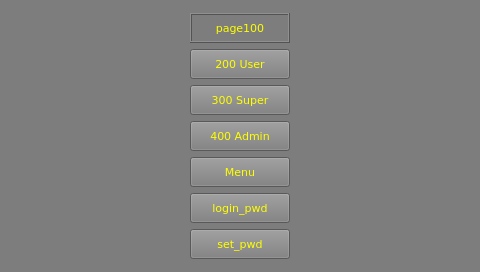
<?xml version="1.0" encoding="UTF-8"?>
<ui version="4.0">
 <class>page100</class>
 <widget class="QWidget" name="page100">
  <property name="geometry">
   <rect>
    <x>0</x>
    <y>0</y>
    <width>480</width>
    <height>272</height>
   </rect>
  </property>
  <property name="minimumSize">
   <size>
    <width>480</width>
    <height>272</height>
   </size>
  </property>
  <property name="maximumSize">
   <size>
    <width>480</width>
    <height>272</height>
   </size>
  </property>
  <property name="windowTitle">
   <string>page100</string>
  </property>
  <property name="styleSheet">
   <string notr="true">QWidget {
background-color: rgb(125,125,125);
color: rgb(255, 255, 0);
}
</string>
  </property>
  <layout class="QGridLayout" name="gridLayout">
   <item row="3" column="1">
    <widget class="ATCMbutton" name="atcmButton300">
     <property name="minimumSize">
      <size>
       <width>100</width>
       <height>30</height>
      </size>
     </property>
     <property name="font">
      <font>
       <family>DejaVu Sans</family>
       <pointsize>8</pointsize>
      </font>
     </property>
     <property name="toolTip">
      <string/>
     </property>
     <property name="whatsThis">
      <string>ATCMbutton widget</string>
     </property>
     <property name="pageName">
      <string notr="true">page300</string>
     </property>
     <property name="statusvar">
      <string notr="true"/>
     </property>
     <property name="viewStatus">
      <bool>false</bool>
     </property>
     <property name="visibilityVar">
      <string notr="true"/>
     </property>
     <property name="text">
      <string>300 Super</string>
     </property>
     <property name="pressText">
      <string>300 Super</string>
     </property>
     <property name="borderWidth">
      <number>1</number>
     </property>
     <property name="borderRadius">
      <number>0</number>
     </property>
     <property name="apparence">
      <enum>QFrame::Raised</enum>
     </property>
    </widget>
   </item>
   <item row="1" column="1">
    <widget class="QLabel" name="label">
     <property name="minimumSize">
      <size>
       <width>100</width>
       <height>30</height>
      </size>
     </property>
     <property name="font">
      <font>
       <family>DejaVu Sans</family>
       <pointsize>8</pointsize>
      </font>
     </property>
     <property name="frameShape">
      <enum>QFrame::Box</enum>
     </property>
     <property name="frameShadow">
      <enum>QFrame::Raised</enum>
     </property>
     <property name="text">
      <string>page100</string>
     </property>
     <property name="alignment">
      <set>Qt::AlignCenter</set>
     </property>
    </widget>
   </item>
   <item row="0" column="1">
    <spacer name="verticalSpacer">
     <property name="orientation">
      <enum>Qt::Vertical</enum>
     </property>
     <property name="sizeHint" stdset="0">
      <size>
       <width>20</width>
       <height>40</height>
      </size>
     </property>
    </spacer>
   </item>
   <item row="2" column="1">
    <widget class="ATCMbutton" name="atcmButton200">
     <property name="minimumSize">
      <size>
       <width>100</width>
       <height>30</height>
      </size>
     </property>
     <property name="font">
      <font>
       <family>DejaVu Sans</family>
       <pointsize>8</pointsize>
      </font>
     </property>
     <property name="toolTip">
      <string/>
     </property>
     <property name="whatsThis">
      <string>ATCMbutton widget</string>
     </property>
     <property name="pageName">
      <string notr="true">page200</string>
     </property>
     <property name="statusvar">
      <string notr="true"/>
     </property>
     <property name="viewStatus">
      <bool>false</bool>
     </property>
     <property name="visibilityVar">
      <string notr="true"/>
     </property>
     <property name="text">
      <string>200 User</string>
     </property>
     <property name="pressText">
      <string>200 User</string>
     </property>
     <property name="borderWidth">
      <number>1</number>
     </property>
     <property name="borderRadius">
      <number>0</number>
     </property>
     <property name="apparence">
      <enum>QFrame::Raised</enum>
     </property>
    </widget>
   </item>
   <item row="4" column="1">
    <widget class="ATCMbutton" name="atcmButton400">
     <property name="minimumSize">
      <size>
       <width>100</width>
       <height>30</height>
      </size>
     </property>
     <property name="font">
      <font>
       <family>DejaVu Sans</family>
       <pointsize>8</pointsize>
      </font>
     </property>
     <property name="toolTip">
      <string/>
     </property>
     <property name="whatsThis">
      <string>ATCMbutton widget</string>
     </property>
     <property name="pageName">
      <string notr="true">page400</string>
     </property>
     <property name="statusvar">
      <string notr="true"/>
     </property>
     <property name="viewStatus">
      <bool>false</bool>
     </property>
     <property name="visibilityVar">
      <string notr="true"/>
     </property>
     <property name="text">
      <string>400 Admin</string>
     </property>
     <property name="pressText">
      <string>400 Admin</string>
     </property>
     <property name="borderWidth">
      <number>1</number>
     </property>
     <property name="borderRadius">
      <number>0</number>
     </property>
     <property name="apparence">
      <enum>QFrame::Raised</enum>
     </property>
    </widget>
   </item>
   <item row="5" column="1">
    <widget class="ATCMbutton" name="atcmButtonMenu">
     <property name="minimumSize">
      <size>
       <width>100</width>
       <height>30</height>
      </size>
     </property>
     <property name="font">
      <font>
       <family>DejaVu Sans</family>
       <pointsize>8</pointsize>
      </font>
     </property>
     <property name="toolTip">
      <string/>
     </property>
     <property name="whatsThis">
      <string>ATCMbutton widget</string>
     </property>
     <property name="pageName">
      <string notr="true">menu</string>
     </property>
     <property name="statusvar">
      <string notr="true"/>
     </property>
     <property name="viewStatus">
      <bool>false</bool>
     </property>
     <property name="visibilityVar">
      <string notr="true"/>
     </property>
     <property name="text">
      <string>Menu</string>
     </property>
     <property name="pressText">
      <string>Menu</string>
     </property>
     <property name="borderWidth">
      <number>1</number>
     </property>
     <property name="borderRadius">
      <number>0</number>
     </property>
     <property name="apparence">
      <enum>QFrame::Raised</enum>
     </property>
    </widget>
   </item>
   <item row="1" column="0">
    <spacer name="horizontalSpacer_2">
     <property name="orientation">
      <enum>Qt::Horizontal</enum>
     </property>
     <property name="sizeHint" stdset="0">
      <size>
       <width>40</width>
       <height>20</height>
      </size>
     </property>
    </spacer>
   </item>
   <item row="1" column="2">
    <spacer name="horizontalSpacer">
     <property name="orientation">
      <enum>Qt::Horizontal</enum>
     </property>
     <property name="sizeHint" stdset="0">
      <size>
       <width>40</width>
       <height>20</height>
      </size>
     </property>
    </spacer>
   </item>
   <item row="6" column="1">
    <widget class="ATCMbutton" name="atcmButtonPassword">
     <property name="minimumSize">
      <size>
       <width>100</width>
       <height>30</height>
      </size>
     </property>
     <property name="font">
      <font>
       <family>DejaVu Sans</family>
       <pointsize>8</pointsize>
      </font>
     </property>
     <property name="toolTip">
      <string/>
     </property>
     <property name="whatsThis">
      <string>ATCMbutton widget</string>
     </property>
     <property name="pageName">
      <string notr="true">login_pwd</string>
     </property>
     <property name="statusvar">
      <string notr="true"/>
     </property>
     <property name="viewStatus">
      <bool>false</bool>
     </property>
     <property name="visibilityVar">
      <string notr="true"/>
     </property>
     <property name="text">
      <string>login_pwd</string>
     </property>
     <property name="pressText">
      <string>login_pwd</string>
     </property>
     <property name="borderWidth">
      <number>1</number>
     </property>
     <property name="borderRadius">
      <number>0</number>
     </property>
     <property name="apparence">
      <enum>QFrame::Raised</enum>
     </property>
    </widget>
   </item>
   <item row="8" column="1">
    <spacer name="verticalSpacer_2">
     <property name="orientation">
      <enum>Qt::Vertical</enum>
     </property>
     <property name="sizeHint" stdset="0">
      <size>
       <width>20</width>
       <height>40</height>
      </size>
     </property>
    </spacer>
   </item>
   <item row="2" column="0">
    <widget class="QLabel" name="lblProtection">
     <property name="font">
      <font>
       <family>DejaVu Sans</family>
       <pointsize>8</pointsize>
      </font>
     </property>
     <property name="text">
      <string/>
     </property>
    </widget>
   </item>
   <item row="3" column="0">
    <widget class="QLabel" name="lblPasswordLevel">
     <property name="font">
      <font>
       <family>DejaVu Sans</family>
       <pointsize>8</pointsize>
      </font>
     </property>
     <property name="text">
      <string/>
     </property>
    </widget>
   </item>
   <item row="2" column="2">
    <widget class="QLabel" name="lblUser">
     <property name="font">
      <font>
       <family>DejaVu Sans</family>
       <pointsize>8</pointsize>
      </font>
     </property>
     <property name="text">
      <string/>
     </property>
    </widget>
   </item>
   <item row="3" column="2">
    <widget class="QLabel" name="lblSuper">
     <property name="font">
      <font>
       <family>DejaVu Sans</family>
       <pointsize>8</pointsize>
      </font>
     </property>
     <property name="text">
      <string/>
     </property>
    </widget>
   </item>
   <item row="4" column="2">
    <widget class="QLabel" name="lblAdmin">
     <property name="font">
      <font>
       <family>DejaVu Sans</family>
       <pointsize>8</pointsize>
      </font>
     </property>
     <property name="text">
      <string/>
     </property>
    </widget>
   </item>
   <item row="7" column="1">
    <widget class="ATCMbutton" name="atcmButtonSetPwd">
     <property name="minimumSize">
      <size>
       <width>100</width>
       <height>30</height>
      </size>
     </property>
     <property name="font">
      <font>
       <family>DejaVu Sans</family>
       <pointsize>8</pointsize>
      </font>
     </property>
     <property name="toolTip">
      <string/>
     </property>
     <property name="whatsThis">
      <string>ATCMbutton widget</string>
     </property>
     <property name="pageName">
      <string notr="true">set_password</string>
     </property>
     <property name="statusvar">
      <string notr="true"/>
     </property>
     <property name="viewStatus">
      <bool>false</bool>
     </property>
     <property name="visibilityVar">
      <string notr="true"/>
     </property>
     <property name="text">
      <string>set_pwd</string>
     </property>
     <property name="pressText">
      <string>set_pwd</string>
     </property>
     <property name="borderWidth">
      <number>1</number>
     </property>
     <property name="borderRadius">
      <number>0</number>
     </property>
     <property name="apparence">
      <enum>QFrame::Raised</enum>
     </property>
    </widget>
   </item>
   <item row="4" column="0">
    <widget class="QLabel" name="lblLevel">
     <property name="font">
      <font>
       <family>DejaVu Sans</family>
       <pointsize>8</pointsize>
      </font>
     </property>
     <property name="text">
      <string/>
     </property>
    </widget>
   </item>
   <item row="7" column="0">
    <widget class="QLabel" name="lblMSVersion">
     <property name="font">
      <font>
       <family>DejaVu Sans</family>
       <pointsize>8</pointsize>
      </font>
     </property>
     <property name="text">
      <string/>
     </property>
    </widget>
   </item>
   <item row="7" column="2">
    <widget class="QLabel" name="lblModel">
     <property name="font">
      <font>
       <family>DejaVu Sans</family>
       <pointsize>8</pointsize>
      </font>
     </property>
     <property name="text">
      <string/>
     </property>
    </widget>
   </item>
  </layout>
 </widget>
 <customwidgets>
  <customwidget>
   <class>ATCMbutton</class>
   <extends>QPushButton</extends>
   <header>atcmplugin.h</header>
  </customwidget>
 </customwidgets>
 <resources/>
 <connections>
  <connection>
   <sender>atcmButton300</sender>
   <signal>newPage(const char*,bool)</signal>
   <receiver>page100</receiver>
   <slot>goto_page(const char*,bool)</slot>
   <hints>
    <hint type="sourcelabel">
     <x>20</x>
     <y>20</y>
    </hint>
    <hint type="destinationlabel">
     <x>20</x>
     <y>20</y>
    </hint>
   </hints>
  </connection>
  <connection>
   <sender>atcmButton200</sender>
   <signal>newPage(const char*,bool)</signal>
   <receiver>page100</receiver>
   <slot>goto_page(const char*,bool)</slot>
   <hints>
    <hint type="sourcelabel">
     <x>20</x>
     <y>20</y>
    </hint>
    <hint type="destinationlabel">
     <x>20</x>
     <y>20</y>
    </hint>
   </hints>
  </connection>
  <connection>
   <sender>atcmButton400</sender>
   <signal>newPage(const char*,bool)</signal>
   <receiver>page100</receiver>
   <slot>goto_page(const char*,bool)</slot>
   <hints>
    <hint type="sourcelabel">
     <x>20</x>
     <y>20</y>
    </hint>
    <hint type="destinationlabel">
     <x>20</x>
     <y>20</y>
    </hint>
   </hints>
  </connection>
  <connection>
   <sender>atcmButtonMenu</sender>
   <signal>newPage(const char*,bool)</signal>
   <receiver>page100</receiver>
   <slot>goto_page(const char*,bool)</slot>
   <hints>
    <hint type="sourcelabel">
     <x>20</x>
     <y>20</y>
    </hint>
    <hint type="destinationlabel">
     <x>20</x>
     <y>20</y>
    </hint>
   </hints>
  </connection>
  <connection>
   <sender>atcmButtonPassword</sender>
   <signal>newPage(const char*,bool)</signal>
   <receiver>page100</receiver>
   <slot>goto_page(const char*,bool)</slot>
   <hints>
    <hint type="sourcelabel">
     <x>20</x>
     <y>20</y>
    </hint>
    <hint type="destinationlabel">
     <x>20</x>
     <y>20</y>
    </hint>
   </hints>
  </connection>
  <connection>
   <sender>atcmButtonSetPwd</sender>
   <signal>newPage(const char*,bool)</signal>
   <receiver>page100</receiver>
   <slot>goto_page(const char*,bool)</slot>
   <hints>
    <hint type="sourcelabel">
     <x>20</x>
     <y>20</y>
    </hint>
    <hint type="destinationlabel">
     <x>20</x>
     <y>20</y>
    </hint>
   </hints>
  </connection>
 </connections>
 <slots>
  <slot>goto_page(const char*,bool)</slot>
 </slots>
</ui>
